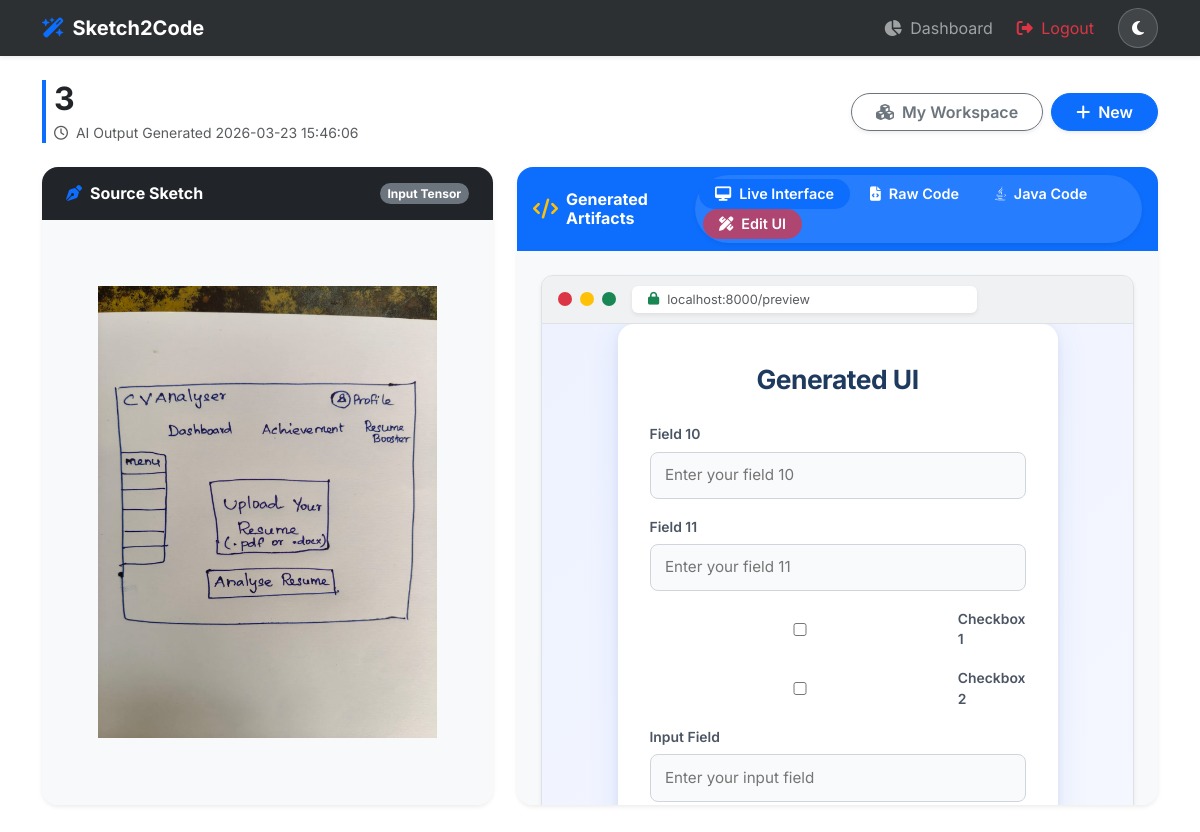
The page /preview/50 (signed in) on the database its author committed.
### tables this page shows
CREATE TABLE projects (
    id INTEGER PRIMARY KEY AUTOINCREMENT,
    user_id INTEGER NOT NULL,
    title VARCHAR(100) NOT NULL,
    sketch_image_path VARCHAR(255) NOT NULL,
    generated_html TEXT,
    generated_css TEXT,
    created_at DATETIME DEFAULT CURRENT_TIMESTAMP, generated_java TEXT, detected_elements TEXT, page_type TEXT DEFAULT 'form',
    FOREIGN KEY (user_id) REFERENCES users(id) ON DELETE CASCADE
);

### routes/main.py (the view)
@main_bp.route('/preview/<int:project_id>')
def preview(project_id):
    if 'user_id' not in session:
        return redirect(url_for('auth.login'))
    conn = get_db_connection()
    if not conn:
        flash("DB connection error", "danger")
        return redirect(url_for('main.dashboard'))
    cursor = conn.cursor(dictionary=True)
    cursor.execute("SELECT * FROM projects WHERE id = %s AND user_id = %s", (project_id, session['user_id']))
    project = cursor.fetchone()
    conn.close()
    if not project:
        flash("Project not found", "danger")
        return redirect(url_for('main.dashboard'))
    elements = []
    if project.get('detected_elements'):
        try:
            elements = json.loads(project['detected_elements'])
        except Exception:
            pass
    return render_template('preview.html', project=project, elements=elements)

### database/db.py (called while the page is built)
def get_db_connection():
    if not os.path.exists(DB_PATH):
        init_db()
    return SQLiteConnection(DB_PATH)

    def cursor(self, dictionary=False):
        return SQLiteCursor(self.conn.cursor(), dictionary)

    def close(self):
        self.conn.close()

    def execute(self, sql, params=None):
        sql = sql.replace('%s', '?')
        if params is None:
            return self.cursor.execute(sql)
        if not isinstance(params, (list, tuple)):
            params = (params,)
        return self.cursor.execute(sql, params)

    def fetchone(self):
        row = self.cursor.fetchone()
        if row and self.dictionary:
            return dict(row)
        return row

### templates/preview.html (shortened to what this page needs)
{% extends 'base.html' %}
{% block content %}
<div class="hero-animate">
    <div
        class="d-flex flex-column flex-md-row justify-content-between align-items-center mb-4 ps-2 border-start border-4 border-primary">
        <div class="mb-3 mb-md-0">
            <h2 class="fw-bolder mb-1 text-dark">{{ project.title }}</h2>
            <p class="text-muted small mb-0"><i class="fa-regular fa-clock me-1"></i> AI Output Generated {{
                project.created_at }}</p>
        </div>
        <div class="d-flex gap-2">
            <a href="{{ url_for('main.dashboard') }}"
                class="btn btn-outline-secondary rounded-pill px-4 fw-semibold shadow-sm"><i
                    class="fa-solid fa-cubes me-2"></i>My Workspace</a>
            <a href="{{ url_for('main.upload') }}" class="btn btn-primary rounded-pill px-4 fw-semibold shadow-sm"><i
                    class="fa-solid fa-plus me-1"></i> New</a>
        </div>
    </div>
    <div class="row g-4 align-items-stretch">
        <div class="col-xl-5">
            <div class="card shadow-sm border-0 h-100 rounded-4 overflow-hidden">
                <div
                    class="card-header bg-dark text-white border-0 py-3 px-4 d-flex justify-content-between align-items-center">
                    <h6 class="mb-0 fw-bold"><i class="fa-solid fa-pen-nib me-2 text-primary"></i>Source Sketch</h6>
                    <span class="badge bg-secondary rounded-pill">Input Tensor</span>
                </div>
                <div class="card-body p-0 d-flex flex-column align-items-center justify-content-center bg-light"
                    style="min-height: 50vh;">
                    <img src="{{ url_for('static', filename='uploads/' + project.sketch_image_path) }}"
                        class="img-fluid p-4"
                        style="object-fit: contain; max-height: 500px; width: 100%; border-radius: 20px;">
                </div>
            </div>
        </div>
        <div class="col-xl-7">
            <div class="card shadow-sm border-0 h-100 rounded-4 overflow-hidden">
                <div
                    class="card-header bg-primary text-white border-0 py-2 px-3 d-flex flex-column flex-sm-row justify-content-between align-items-sm-center">
                    <h6 class="mb-3 mb-sm-0 fw-bold d-flex align-items-center"><i
                            class="fa-solid fa-code text-warning me-2 fs-5"></i>Generated Artifacts</h6>
                    <ul class="nav nav-pills border-0 bg-white bg-opacity-10 rounded-pill p-1 shadow-sm" role="tablist"
                        style="font-size: 0.9rem;">
                        <li class="nav-item me-1">
                            <a class="nav-link active text-white rounded-pill px-3 py-1 fw-semibold d-flex align-items-center"
                                data-bs-toggle="pill" href="#preview"><i class="fa-solid fa-desktop me-2"></i> Live
                                Interface</a>
                        </li>
                        <li class="nav-item">
                            <a class="nav-link text-white rounded-pill px-3 py-1 fw-semibold d-flex align-items-center"
                                data-bs-toggle="pill" href="#code"><i class="fa-solid fa-file-code me-2"></i> Raw
                                Code</a>
                        </li>
                        <li class="nav-item ms-1">
                            <a class="nav-link text-white rounded-pill px-3 py-1 fw-semibold d-flex align-items-center"
                                data-bs-toggle="pill" href="#java"><i class="fa-brands fa-java me-2"></i> Java Code</a>
                        </li>
                        <li class="nav-item ms-1">
                            <a class="nav-link text-white rounded-pill px-3 py-1 fw-semibold d-flex align-items-center bg-danger bg-opacity-75"
                                data-bs-toggle="pill" href="#canvas-mode"><i class="fa-solid fa-pen-ruler me-2"></i> Edit UI</a>
                        </li>
                    </ul>
                </div>
                <div class="card-body tab-content p-0 h-100 bg-light position-relative">
                    <div class="tab-pane fade show active h-100" id="preview">
                        <div class="preview-container h-100 m-3 m-md-4 shadow-sm bg-white position-relative"
                            style="border-radius: 12px;">
                            <div class="position-absolute top-0 start-0 w-100 bg-secondary bg-opacity-10 border-bottom p-2 d-flex align-items-center"
                                style="height: 48px; border-radius: 12px 12px 0 0;">
                                <div class="d-flex gap-2 ms-2">
                                    <div class="rounded-circle bg-danger" style="width: 14px; height: 14px;"></div>
                                    <div class="rounded-circle bg-warning" style="width: 14px; height: 14px;"></div>
                                    <div class="rounded-circle bg-success" style="width: 14px; height: 14px;"></div>
                                </div>
                                <div class="bg-white rounded ms-3 px-3 py-1 shadow-sm text-muted small user-select-none d-flex align-items-center mx-auto"
                                    style="width: 60%; font-size: 0.8rem;">
                                    <i class="fa-solid fa-lock text-success me-2"></i> localhost:8000/preview
                                </div>
                            </div>
                            <iframe id="preview-frame" class="w-100"
                                style="height: calc(100% - 48px); margin-top: 48px; min-height: 450px; border: none; background: #fff; border-radius: 0 0 12px 12px;"></iframe>
                        </div>
                    </div>
                </div>
            </div>
        </div>
    </div>
</div>
{% endblock %}

### templates/static/css/style.css (style rules this page uses)
body { font-family: 'Inter', sans-serif; transition: background-color 0.3s ease, color 0.3s ease; }
.hero-animate { animation: fadeInUp 1s ease-out; }
.card { border-radius: 16px; border: none; transition: transform 0.3s ease, box-shadow 0.3s ease; box-shadow: 0 4px 6px rgba(0,0,0,0.05); }
.preview-container { border-radius: 12px; border: 1px solid #dee2e6; overflow: hidden; background-color: #fff; }

### rows shown on the page
projects: title "3", created_at "2026-03-23 15:46:06", sketch_image_path (picture)
